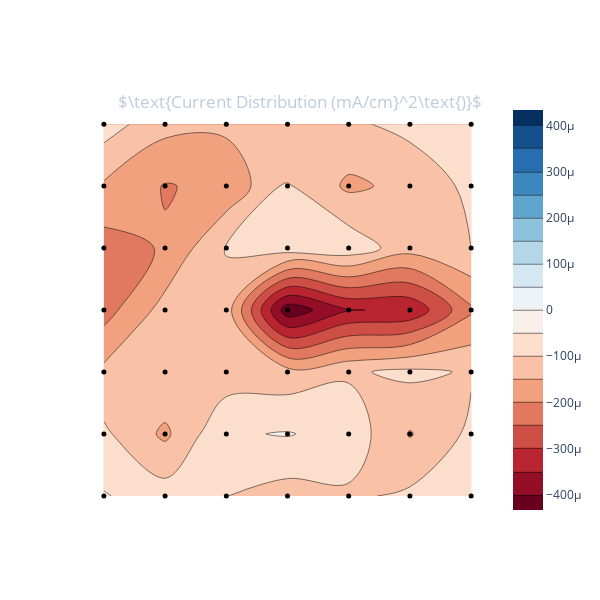

The notebook cell saved with this chart:
### Markdown cell above
### Run the following cell just to get a quick reading

### Code cell
currents = data.readCurrents(centre5x5 = False)
apl.plotI(currents)

### Figure 1 — Plotly figure (JSON) as saved in the notebook; plotly's stock layout.template omitted (floating-point values rounded to 4 significant figures)
{"data": [{"autocontour": true, "colorscale": [[0, "rgb(103,0,31)"], [0.1, "rgb(178,24,43)"], [0.2, "rgb(214,96,77)"], [0.3, "rgb(244,165,130)"], [0.4, "rgb(253,219,199)"], [0.5, "rgb(247,247,247)"], [0.6, "rgb(209,229,240)"], [0.7, "rgb(146,197,222)"], [0.8, "rgb(67,147,195)"], [0.9, "rgb(33,102,172)"], [1, "rgb(5,48,97)"]], "contours": {"end": 0.0004, "size": 5e-05, "start": -0.0004}, "ncontours": 21, "type": "contour", "z": [[-4.647e-05, -7.603e-05, -9.918e-05, -0.0001206, -0.0001082, -9.083e-05, -6.597e-05], [-9.064e-05, -0.0001601, -5.545e-05, -4.702e-05, -6.887e-05, -0.0001537, -8.895e-05], [-0.0001377, -0.0001051, -0.0001297, -0.0001306, -0.0001069, -8.858e-05, -0.0001051], [-0.0002213, -0.0001303, -0.0001233, -0.0004333, -0.000353, -0.0003417, -0.0002079], [-0.0002222, -0.0001952, -9.651e-05, -7.353e-05, -6.656e-05, -0.0001304, -0.0001], [-0.0001569, -0.000203, -0.0001875, -9.443e-05, -0.0001594, -0.0001364, -8.739e-05], [-7.529e-05, -0.0001343, -0.0001391, -0.0001486, -0.000109, -8.489e-05, -5.281e-05]], "zmax": 0.0004333, "zmid": 0, "zmin": -0.0004333}, {"marker": {"color": "rgb(0, 0, 0)", "size": 5}, "mode": "markers", "type": "scatter", "x": [0, 1, 2, 3, 4, 5, 6, 0, 1, 2, 3, 4, 5, 6, 0, 1, 2, 3, 4, 5, 6, 0, 1, 2, 3, 4, 5, 6, 0, 1, 2, 3, 4, 5, 6, 0, 1, 2, 3, 4, 5, 6, 0, 1, 2, 3, 4, 5, 6], "y": [0, 0, 0, 0, 0, 0, 0, 1, 1, 1, 1, 1, 1, 1, 2, 2, 2, 2, 2, 2, 2, 3, 3, 3, 3, 3, 3, 3, 4, 4, 4, 4, 4, 4, 4, 5, 5, 5, 5, 5, 5, 5, 6, 6, 6, 6, 6, 6, 6]}], "layout": {"height": 600, "paper_bgcolor": "rgba(0, 0, 0, 0)", "plot_bgcolor": "rgba(0, 0, 0, 0)", "title": {"font": {"color": "#BCCCDC"}, "text": "$\\text{Current Distribution (mA/cm}^2\\text{)}$", "x": 0.5, "xanchor": "center", "y": 0.84, "yanchor": "top"}, "width": 600, "xaxis": {"autorange": true, "range": [-0.3901, 6.39], "showgrid": false, "showticklabels": false, "tickmode": "linear", "type": "linear"}, "yaxis": {"autorange": true, "range": [-0.3894, 6.389], "showgrid": false, "showticklabels": false, "type": "linear"}}}
